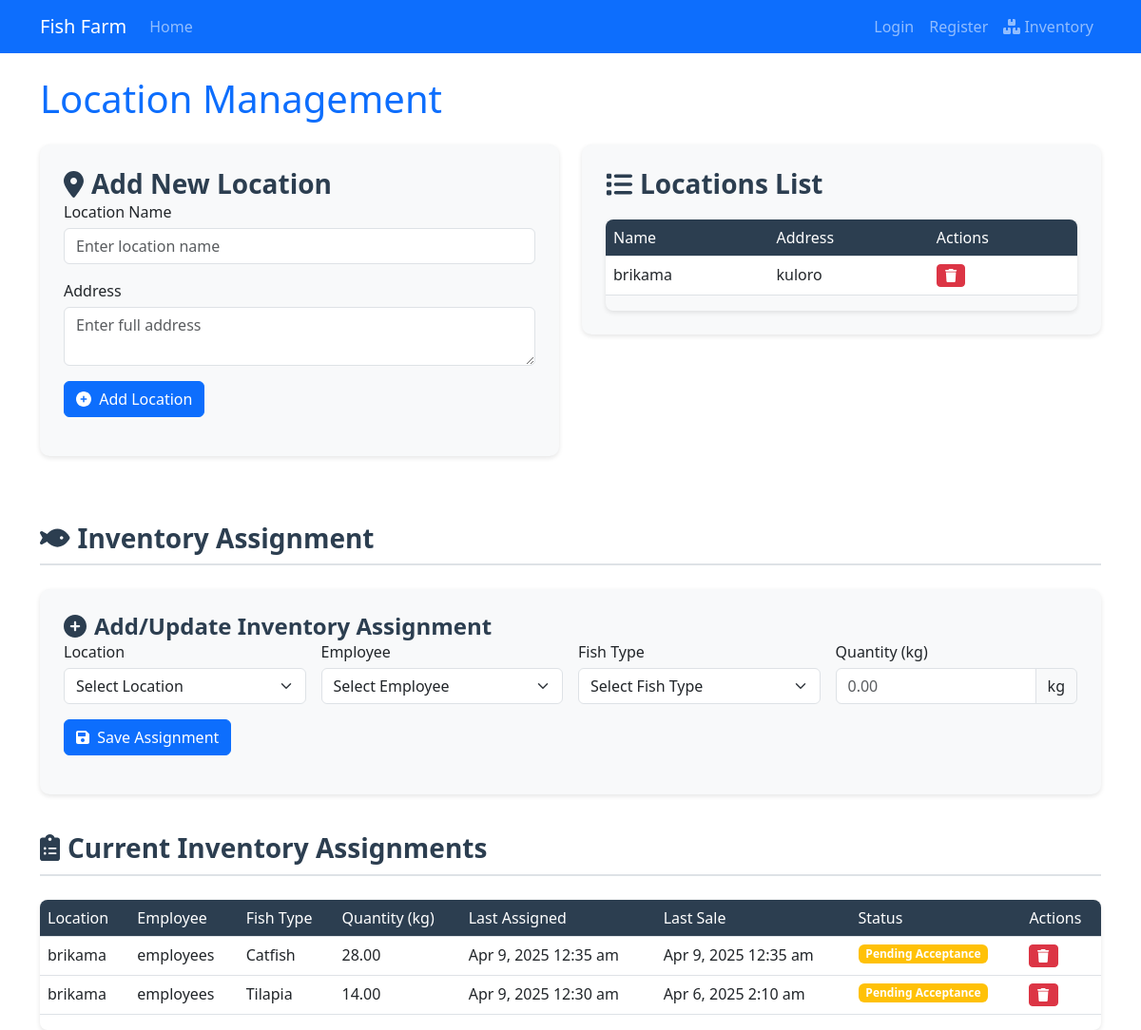
/location_management.php, run on an earlier commit of the app's database.
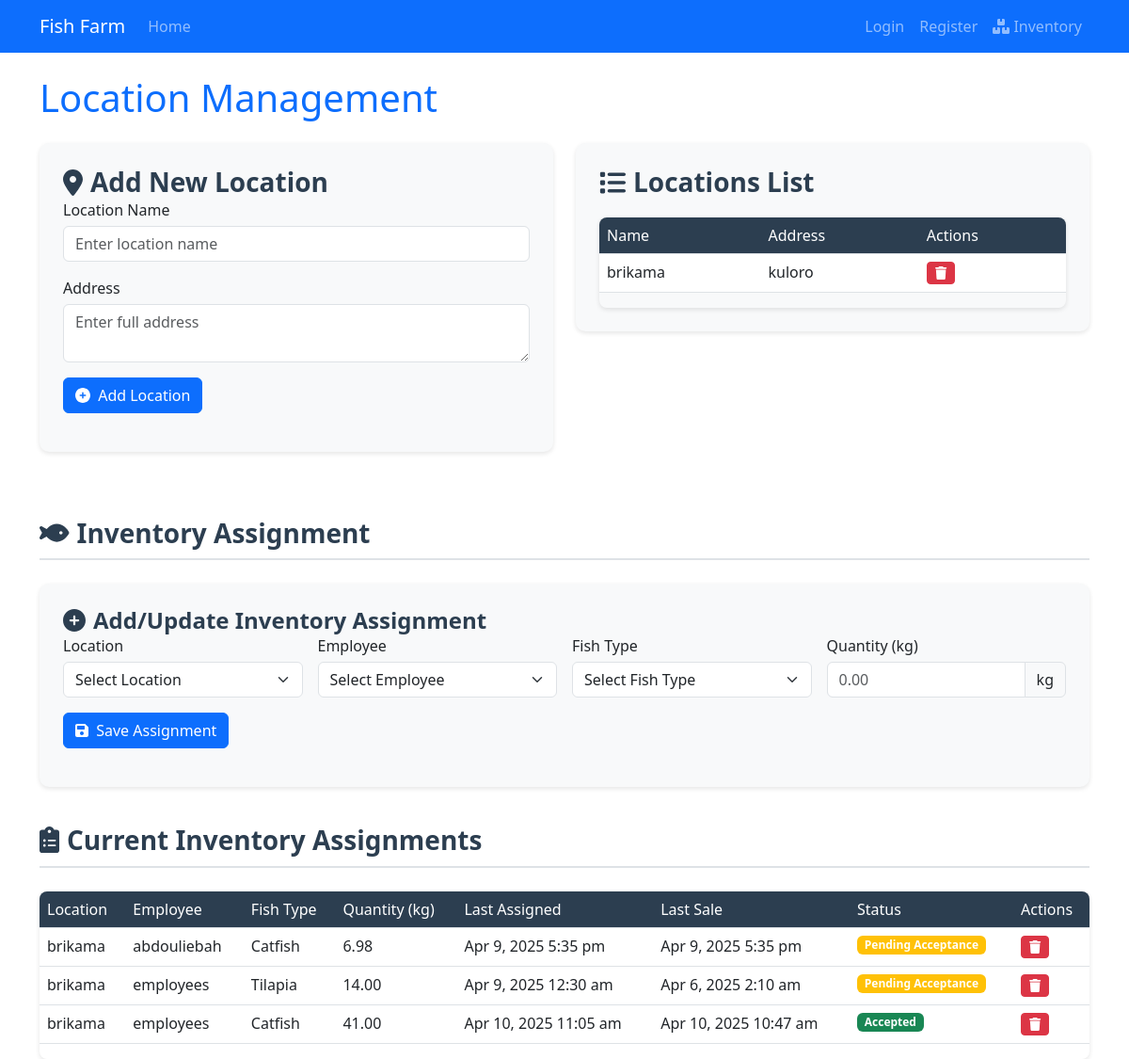
And on a later commit of the database.
### tables this page shows
CREATE TABLE `locations` (
  `id` int(11) NOT NULL,
  `name` varchar(100) NOT NULL,
  `address` text DEFAULT NULL,
  `created_at` timestamp NOT NULL DEFAULT current_timestamp()
);

CREATE TABLE `location_inventory` (
  `id` int(11) NOT NULL,
  `location_id` int(11) NOT NULL,
  `employee_id` int(11) NOT NULL,
  `fish_type_id` int(11) NOT NULL,
  `quantity` decimal(10,2) NOT NULL,
  `last_updated` timestamp NOT NULL DEFAULT current_timestamp() ON UPDATE current_timestamp(),
  `status` enum('pending','accepted','rejected') DEFAULT 'pending',
  `last_assigned_quantity` decimal(10,2) DEFAULT 0.00
);

CREATE TABLE `users` (
  `id` int(11) NOT NULL,
  `username` varchar(50) NOT NULL,
  `password` varchar(255) NOT NULL,
  `email` varchar(100) NOT NULL,
  `role` enum('admin','employee','customer') DEFAULT 'customer',
  `created_at` timestamp NOT NULL DEFAULT current_timestamp()
);

CREATE TABLE `fish_types` (
  `id` int(11) NOT NULL,
  `name` varchar(50) NOT NULL,
  `description` text DEFAULT NULL,
  `price_per_kg` decimal(10,2) NOT NULL,
  `image_path` varchar(255) DEFAULT NULL
);

### location_management.php (the view, shortened to what the changed rows need)
<?php
require_once 'navbar.php';
$locations = $pdo->query("SELECT * FROM locations ORDER BY name")->fetchAll();
$inventoryAssignments = $pdo->query("
    SELECT li.*, l.name as location_name, u.username as employee_name,
           ft.name as fish_type_name,
           CASE
               WHEN li.status = 'pending' THEN 'Pending Acceptance'
               WHEN li.status = 'accepted' THEN 'Accepted'
               WHEN li.status = 'rejected' THEN 'Rejected'
               ELSE 'Unknown'
           END as status_text,
           (SELECT MAX(sale_date) FROM sales s
            JOIN sale_items si ON s.id = si.sale_id
            WHERE s.employee_id = li.employee_id
            AND si.fish_type_id = li.fish_type_id) as last_sale_date
    FROM location_inventory li
    JOIN locations l ON li.location_id = l.id
    JOIN users u ON li.employee_id = u.id
    JOIN fish_types ft ON li.fish_type_id = ft.id
    ORDER BY li.status, l.name, u.username, ft.name
")->fetchAll(); ?>
<!DOCTYPE html>
<html lang="en">
<head>
    <link href="https://cdn.jsdelivr.net/npm/bootstrap@5.3.0/dist/css/bootstrap.min.css" rel="stylesheet">
    <link rel="stylesheet" href="https://cdnjs.cloudflare.com/ajax/libs/font-awesome/6.0.0/css/all.min.css">
</head>
<body>
    <div class="container">
        <h1 class="my-4 text-primary">Location Management</h1>
        <div class="row">
            <div class="col-lg-6">
                <div class="form-container">
                    <?php if (count($locations) > 0): ?>
                        <div class="table-responsive">
                            <table class="table table-hover">
                                <thead>
                                    <tr>
                                        <th>Name</th>
                                        <th>Address</th>
                                        <th>Actions</th>
                                    </tr>
                                </thead>
                                <tbody>
                                    <?php foreach ($locations as $location): ?>
                                        <tr>
                                            <td><?= htmlspecialchars($location['name']) ?></td>
                                            <td><?= htmlspecialchars($location['address']) ?></td>
                                            <td class="action-buttons">
                                                <form method="POST" style="display: inline;">
                                                    <button type="submit" name="delete_location" class="btn btn-sm btn-danger"
                                                        onclick="return confirm('Are you sure you want to delete this location and all its assignments?')">
                                                        <i class="fas fa-trash"></i>
                                                    </button>
                                                </form>
                                            </td>
                                        </tr>
                                    <?php endforeach; ?>
                                </tbody>
                            </table>
                        </div>
                    <?php else: ?>
                        <div class="alert alert-info">No locations found. Add your first location above.</div>
                    <?php endif; ?>
                </div>
            </div>
        </div>
        <div class="table-responsive">
            <?php if (count($inventoryAssignments) > 0): ?>
                <table class="table table-hover">
                    <thead>
                        <tr>
                            <th>Location</th>
                            <th>Employee</th>
                            <th>Fish Type</th>
                            <th>Quantity (kg)</th>
                            <th>Last Assigned</th>
                            <th>Last Sale</th>
                            <th>Status</th>
                            <th>Actions</th>
                        </tr>
                    </thead>
                    <tbody>
                        <?php foreach ($inventoryAssignments as $assignment): ?>
                            <tr>
                                <td><?= htmlspecialchars($assignment['location_name']) ?></td>
                                <td><?= htmlspecialchars($assignment['employee_name']) ?></td>
                                <td><?= htmlspecialchars($assignment['fish_type_name']) ?></td>
                                <td><?= number_format($assignment['quantity'], 2) ?></td>
                                <td><?= date('M j, Y g:i a', strtotime($assignment['last_updated'])) ?></td>
                                <td><?= $assignment['last_sale_date'] ? date('M j, Y g:i a', strtotime($assignment['last_sale_date'])) : 'Never' ?></td>
                                <td>
                                    <span class="badge
                                <?= $assignment['status'] == 'pending' ? 'bg-warning' : ($assignment['status'] == 'accepted' ? 'bg-success' : 'bg-danger') ?>">
                                        <?= $assignment['status_text'] ?>
                                    </span>
                                </td>
                                <td class="action-buttons">
                                    <form method="POST" action="delete_assignment.php" style="display: inline;">
                                        <button type="submit" class="btn btn-sm btn-danger"
                                            onclick="return confirm('Are you sure you want to delete this assignment?')">
                                            <i class="fas fa-trash"></i>
                                        </button>
                                    </form>
                                </td>
                            </tr>
                        <?php endforeach; ?>
                    </tbody>
                </table>
            <?php else: ?>
                <div class="alert alert-info">No inventory assignments found. Create your first assignment above.</div>
            <?php endif; ?>
        </div>
</body>
</html>

What changed in the data, as far as the page shows it:
added location_inventory: location.name "brikama", employee.username "abdouliebah", fish_type.name "Catfish", quantity "6.98", last_updated "Apr 9, 2025 5:35 pm", last_sale_date "Apr 9, 2025 5:35 pm", status_text "Pending Acceptance"
shown differently, row unchanged: location_inventory "Apr 9, 2025 12:30 am": moves up the list
changed location_inventory: quantity "28.00" → "41.00"; last_updated "Apr 9, 2025 12:35 am" → "Apr 10, 2025 11:05 am"; last_sale_date "Apr 9, 2025 12:35 am" → "Apr 10, 2025 10:47 am"; status "pending" → "accepted" (drawn); status_text "Pending Acceptance" → "Accepted"
